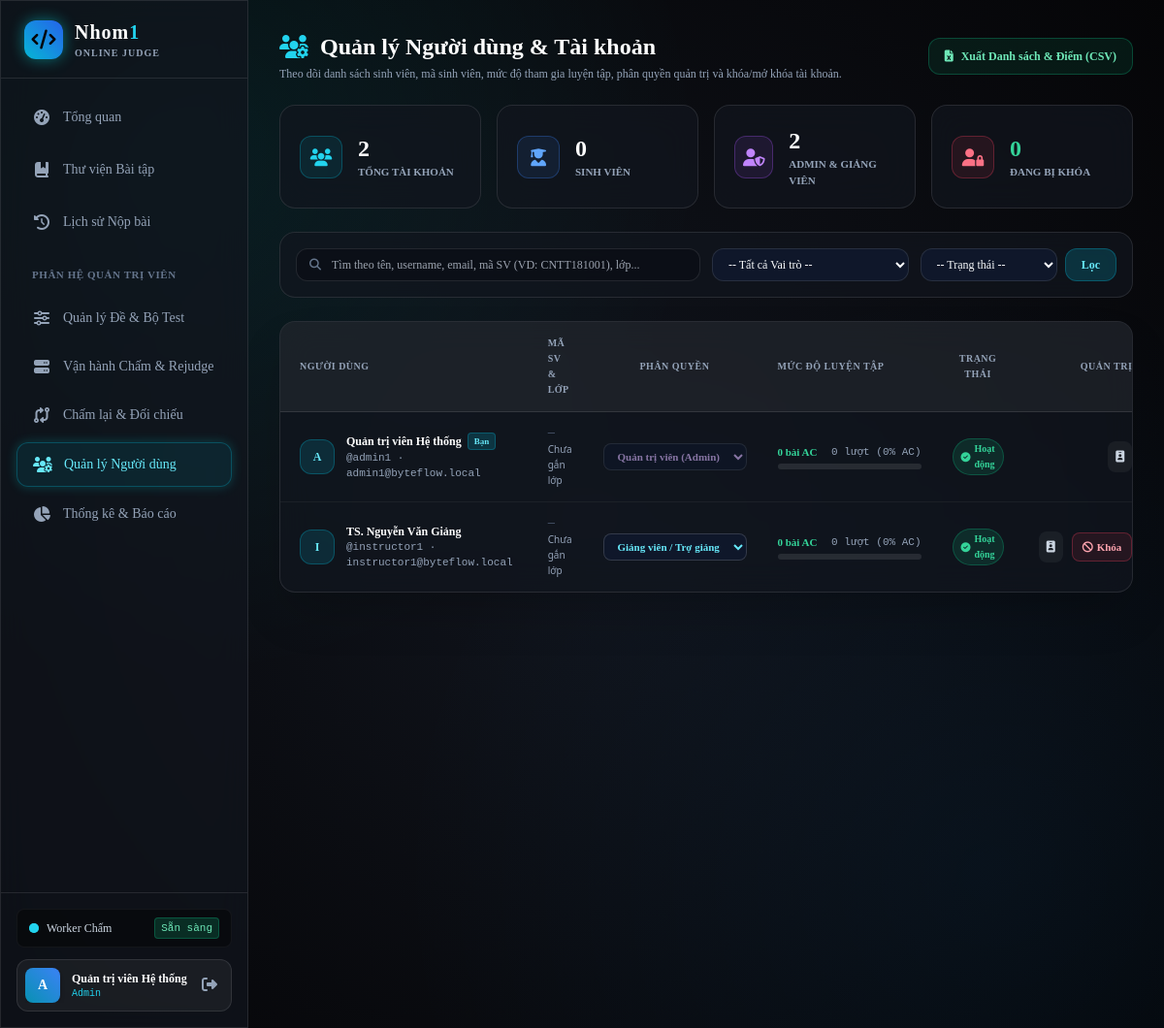
/admin_users.php (signed in), run on the app's committed database.
### tables this page shows
CREATE TABLE `users` (
  `id` INT AUTO_INCREMENT PRIMARY KEY,
  `username` VARCHAR(50) NOT NULL UNIQUE,
  `email` VARCHAR(100) NOT NULL UNIQUE,
  `password_hash` VARCHAR(255) NOT NULL,
  `full_name` VARCHAR(100) NOT NULL,
  `student_code` VARCHAR(30) NULL UNIQUE COMMENT 'Mã số sinh viên (VD: CNTT181001)',
  `class_name` VARCHAR(60) NULL COMMENT 'Lớp sinh viên / học phần (VD: CNTT-18-10)',
  `role` ENUM('learner', 'instructor', 'admin') NOT NULL DEFAULT 'learner',
  `is_locked` TINYINT(1) NOT NULL DEFAULT 0 COMMENT '1 = Tài khoản bị khóa; 0 = Hoạt động',
  `lock_reason` VARCHAR(255) NULL COMMENT 'Lý do khóa tài khoản',
  `last_login_at` DATETIME NULL COMMENT 'Thời điểm đăng nhập gần nhất',
  `created_at` DATETIME NOT NULL DEFAULT CURRENT_TIMESTAMP,
  INDEX `idx_users_role` (`role`),
  INDEX `idx_users_locked` (`is_locked`),
  INDEX `idx_users_class` (`class_name`)
);

### core/Security.php (called while the page is built, shortened)
<?php
class Security
{
    public static function escape(?string $str): string
    {
        return htmlspecialchars($str, ENT_QUOTES | ENT_SUBSTITUTE, 'UTF-8');
    }
}

### core/Auth.php (called while the page is built, shortened)
<?php
class Auth
{
    public static function id(): ?int
    {
        return isset($_SESSION['user_id']) ? (int)$_SESSION['user_id'] : null;
    }
}

### admin_users.php (the view, shortened to what this page needs)
<?php
require_once __DIR__ . '/core/Auth.php';
require_once __DIR__ . '/core/Security.php';
$pdo = getDbConnection();
$currentAdminId = (int)Auth::id();
$q          = trim((string)($_GET['q'] ?? ''));
$where = ['1=1'];
$params = [];
$whereSql = implode(' AND ', $where);
$stmt = $pdo->prepare("
    SELECT
        u.id, u.username, u.email, u.full_name, u.student_code, u.class_name,
        u.role, u.is_locked, u.lock_reason, u.last_login_at, u.created_at,
        (SELECT COUNT(*) FROM submissions s WHERE s.user_id = u.id) AS total_submissions,
        (SELECT COUNT(*) FROM submissions s WHERE s.user_id = u.id AND s.final_verdict = 'AC') AS ac_submissions,
        (SELECT COUNT(DISTINCT s.problem_id) FROM submissions s WHERE s.user_id = u.id AND s.final_verdict = 'AC') AS solved_problems,
        (SELECT MAX(s.submitted_at) FROM submissions s WHERE s.user_id = u.id) AS last_submitted_at
    FROM users u
    WHERE {$whereSql}
    ORDER BY FIELD(u.role, 'admin', 'instructor', 'learner'), u.id ASC
");
$stmt->execute($params);
$users = $stmt->fetchAll(PDO::FETCH_ASSOC);
$kpi = $pdo->query("
    SELECT
        COUNT(*) AS total_users,
        SUM(CASE WHEN role = 'learner' THEN 1 ELSE 0 END) AS total_learners,
        SUM(CASE WHEN role IN ('admin', 'instructor') THEN 1 ELSE 0 END) AS total_staff,
        SUM(CASE WHEN is_locked = 1 THEN 1 ELSE 0 END) AS total_locked
    FROM users
")->fetch(PDO::FETCH_ASSOC);
require_once __DIR__ . '/includes/header.php';
require_once __DIR__ . '/includes/sidebar.php';
?>
<div class="pl-64 min-h-screen flex flex-col w-full">
  <main class="p-8 max-w-7xl w-full mx-auto space-y-6 flex-1">
    <div class="flex flex-col md:flex-row md:items-center justify-between gap-4">
      <div>
        <h1 class="text-2xl font-black text-white flex items-center space-x-3">
          <i class="fa-solid fa-users-gear text-cyan-400"></i>
          <span>Quản lý Người dùng & Tài khoản</span>
        </h1>
        <p class="text-xs text-slate-400 mt-1">
          Theo dõi danh sách sinh viên, mã sinh viên, mức độ tham gia luyện tập, phân quyền quản trị và khóa/mở khóa tài khoản.
        </p>
      </div>
      <a href="/BaiTapLon/api/export_report.php?type=student_summary&format=csv" class="px-4 py-2.5 rounded-xl bg-emerald-500/10 hover:bg-emerald-500/20 text-emerald-300 border border-emerald-500/30 text-xs font-bold inline-flex items-center space-x-2 transition-colors">
        <i class="fa-solid fa-file-excel"></i>
        <span>Xuất Danh sách & Điểm (CSV)</span>
      </a>
    </div>
    <div class="grid grid-cols-1 sm:grid-cols-2 lg:grid-cols-4 gap-4">
      <div class="glass-panel p-5 rounded-2xl border border-white/10 flex items-center space-x-4">
        <div class="w-11 h-11 rounded-xl bg-cyan-500/10 border border-cyan-500/30 text-cyan-400 flex items-center justify-center text-lg">
          <i class="fa-solid fa-users"></i>
        </div>
        <div>
          <div class="text-2xl font-black text-white"><?= (int)$kpi['total_users'] ?></div>
          <div class="text-[11px] text-slate-400 uppercase font-semibold">Tổng tài khoản</div>
        </div>
      </div>
      <div class="glass-panel p-5 rounded-2xl border border-white/10 flex items-center space-x-4">
        <div class="w-11 h-11 rounded-xl bg-blue-500/10 border border-blue-500/30 text-blue-400 flex items-center justify-center text-lg">
          <i class="fa-solid fa-user-graduate"></i>
        </div>
        <div>
          <div class="text-2xl font-black text-white"><?= (int)$kpi['total_learners'] ?></div>
          <div class="text-[11px] text-slate-400 uppercase font-semibold">Sinh viên</div>
        </div>
      </div>
      <div class="glass-panel p-5 rounded-2xl border border-white/10 flex items-center space-x-4">
        <div class="w-11 h-11 rounded-xl bg-purple-500/10 border border-purple-500/30 text-purple-400 flex items-center justify-center text-lg">
          <i class="fa-solid fa-user-shield"></i>
        </div>
        <div>
          <div class="text-2xl font-black text-white"><?= (int)$kpi['total_staff'] ?></div>
          <div class="text-[11px] text-slate-400 uppercase font-semibold">Admin & Giảng viên</div>
        </div>
      </div>
      <div class="glass-panel p-5 rounded-2xl border border-white/10 flex items-center space-x-4">
        <div class="w-11 h-11 rounded-xl bg-rose-500/10 border border-rose-500/30 text-rose-400 flex items-center justify-center text-lg">
          <i class="fa-solid fa-user-lock"></i>
        </div>
        <div>
          <div class="text-2xl font-black <?= (int)$kpi['total_locked'] > 0 ? 'text-rose-400' : 'text-emerald-400' ?>"><?= (int)$kpi['total_locked'] ?></div>
          <div class="text-[11px] text-slate-400 uppercase font-semibold">Đang bị khóa</div>
        </div>
      </div>
    </div>
    <form method="GET" action="" class="glass-panel rounded-2xl p-4 border border-white/10 grid grid-cols-1 md:grid-cols-4 gap-3 text-xs">
      <div class="md:col-span-2 relative">
        <i class="fa-solid fa-magnifying-glass absolute left-3.5 top-1/2 -translate-y-1/2 text-slate-500"></i>
        <input type="text" name="q" value="<?= Security::escape($q) ?>" placeholder="Tìm theo tên, username, email, mã SV (VD: CNTT181001), lớp..."
          class="w-full glass-input rounded-xl py-2 pl-9 pr-3 text-xs">
      </div>
      <div>
        <select name="role" onchange="this.form.submit()" class="w-full glass-input rounded-xl py-2 px-3 bg-slate-900">
          <option value="">-- Tất cả Vai trò --</option>
        </select>
      </div>
      <div class="flex space-x-2">
        <select name="status" onchange="this.form.submit()" class="flex-1 glass-input rounded-xl py-2 px-3 bg-slate-900">
          <option value="">-- Trạng thái --</option>
        </select>
        <button type="submit" class="px-4 py-2 rounded-xl bg-cyan-500/20 hover:bg-cyan-500/30 text-cyan-300 border border-cyan-500/30 font-bold cursor-pointer">Lọc</button>
      </div>
    </form>
    <div class="glass-panel rounded-2xl border border-white/10 overflow-hidden shadow-2xl">
      <div class="overflow-x-auto">
        <table class="w-full text-left border-collapse text-xs">
          <thead>
            <tr class="bg-white/5 text-[10px] uppercase tracking-wider text-slate-400 font-bold border-b border-white/10">
              <th class="py-3.5 px-5">Người dùng</th>
              <th class="py-3.5 px-4">Mã SV & Lớp</th>
              <th class="py-3.5 px-4 text-center">Phân quyền</th>
              <th class="py-3.5 px-4">Mức độ luyện tập</th>
              <th class="py-3.5 px-4 text-center">Trạng thái</th>
              <th class="py-3.5 px-5 text-right">Quản trị</th>
            </tr>
          </thead>
          <tbody class="divide-y divide-white/5">
            <?php if (empty($users)): ?>
              <tr>
                <td colspan="6" class="py-10 text-center text-slate-500">Không tìm thấy tài khoản nào phù hợp.</td>
              </tr>
            <?php else: ?>
              <?php foreach ($users as $u): ?>
                <?php
                  $isSelf = ((int)$u['id'] === $currentAdminId);
                  $isLocked = ((int)$u['is_locked'] === 1);
                  $totalSub = (int)$u['total_submissions'];
                  $acSub = (int)$u['ac_submissions'];
                  $solved = (int)$u['solved_problems'];
                  $acRate = $totalSub > 0 ? round(($acSub / $totalSub) * 100, 1) : 0;
                ?>
                <tr class="hover:bg-white/[0.02] transition-colors <?= $isLocked ? 'bg-rose-500/[0.03]' : '' ?>">
                  <td class="py-3.5 px-5">
                    <div class="flex items-center space-x-3">
                      <div class="w-9 h-9 rounded-xl <?= $isLocked ? 'bg-rose-500/20 border-rose-500/40 text-rose-300' : 'bg-cyan-500/15 border-cyan-500/30 text-cyan-300' ?> border font-bold flex items-center justify-center shrink-0">
                        <?= strtoupper(substr($u['username'], 0, 1)) ?>
                      </div>
                      <div>
                        <div class="font-bold text-white flex items-center space-x-1.5">
                          <span><?= Security::escape($u['full_name']) ?></span>
                          <?php if ($isSelf): ?>
                            <span class="px-1.5 py-0.2 rounded text-[9px] bg-cyan-500/20 text-cyan-300 border border-cyan-500/30">Bạn</span>
                          <?php endif; ?>
                        </div>
                        <div class="text-[11px] text-slate-400 font-mono">
                          @<?= Security::escape($u['username']) ?> · <?= Security::escape($u['email']) ?>
                        </div>
                      </div>
                    </div>
                  </td>
                  <td class="py-3.5 px-4 font-mono">
                    <?php if (!empty($u['student_code'])): ?>
                      <div class="font-bold text-cyan-300"><?= Security::escape($u['student_code']) ?></div>
                    <?php else: ?>
                      <div class="text-slate-600">—</div>
                    <?php endif; ?>
                    <div class="text-[10px] text-slate-400 font-sans"><?= Security::escape($u['class_name'] ?: 'Chưa gắn lớp') ?></div>
                  </td>
                  <td class="py-3.5 px-4 text-center">
                    <select onchange="changeUserRole(<?= (int)$u['id'] ?>, this.value, '<?= Security::escape($u['username']) ?>')"
                      <?= $isSelf ? 'disabled title="Không thể tự hạ quyền của chính mình"' : '' ?>
                      class="px-2.5 py-1.5 rounded-lg bg-slate-900 border border-white/15 text-[11px] font-bold focus:outline-none focus:border-cyan-400 <?= $isSelf ? 'opacity-60 cursor-not-allowed' : 'cursor-pointer' ?> <?= $u['role'] === 'admin' ? 'text-purple-300' : ($u['role'] === 'instructor' ? 'text-cyan-300' : 'text-slate-200') ?>">
                      <option value="instructor" <?= $u['role'] === 'instructor' ? 'selected' : '' ?>>Giảng viên / Trợ giảng</option>
                      <option value="admin" <?= $u['role'] === 'admin' ? 'selected' : '' ?>>Quản trị viên (Admin)</option>
                    </select>
                  </td>
                  <td class="py-3.5 px-4 min-w-[180px]">
                    <div class="flex items-center justify-between text-[11px] mb-1">
                      <span class="text-emerald-400 font-bold"><?= $solved ?> bài AC</span>
                      <span class="text-slate-400 font-mono"><?= $totalSub ?> lượt (<?= $acRate ?>% AC)</span>
                    </div>
                    <div class="w-full h-1.5 bg-white/10 rounded-full overflow-hidden">
                    </div>
                  </td>
                  <td class="py-3.5 px-4 text-center">
                    <?php if ($isLocked): ?>
                      <span class="inline-flex items-center px-2 py-0.5 rounded-full text-[10px] font-bold bg-rose-500/20 text-rose-300 border border-rose-500/30" title="<?= Security::escape((string)$u['lock_reason']) ?>">
                        <i class="fa-solid fa-lock mr-1"></i>Đã khóa
                      </span>
                      <?php if (!empty($u['lock_reason'])): ?>
                        <div class="text-[10px] text-rose-400/80 max-w-[140px] truncate mx-auto mt-0.5" title="<?= Security::escape($u['lock_reason']) ?>">
                          <?= Security::escape($u['lock_reason']) ?>
                        </div>
                      <?php endif; ?>
                    <?php else: ?>
                      <span class="inline-flex items-center px-2 py-0.5 rounded-full text-[10px] font-bold bg-emerald-500/15 text-emerald-400 border border-emerald-500/30">
                        <i class="fa-solid fa-circle-check mr-1"></i>Hoạt động
                      </span>
                    <?php endif; ?>
                  </td>
                  <td class="py-3.5 px-5 text-right space-x-1.5 whitespace-nowrap">
                    <button type="button"
                      onclick='openEditProfileModal(<?= json_encode([
                        "id" => (int)$u["id"],
                        "username" => $u["username"],
                        "full_name" => $u["full_name"],
                        "student_code" => $u["student_code"] ?? "",
                        "class_name" => $u["class_name"] ?? ""
                      ], JSON_HEX_TAG | JSON_HEX_APOS | JSON_HEX_QUOT | JSON_HEX_AMP) ?>)'
                      class="p-2 rounded-lg bg-white/5 hover:bg-white/10 text-slate-300 hover:text-white transition-colors cursor-pointer"
                      title="Sửa Mã SV, Lớp & Họ tên">
                      <i class="fa-solid fa-id-badge"></i>
                    </button>
                    <?php if (!$isSelf): ?>
                      <?php if ($isLocked): ?>
                        <button type="button" onclick="toggleUserLock(<?= (int)$u['id'] ?>, false, '<?= Security::escape($u['username']) ?>')"
                          class="px-2.5 py-1.5 rounded-lg bg-emerald-500/10 hover:bg-emerald-500/20 text-emerald-300 border border-emerald-500/30 text-[11px] font-bold cursor-pointer">
                          <i class="fa-solid fa-lock-open mr-1"></i>Mở khóa
                        </button>
                      <?php else: ?>
                        <button type="button" onclick="openLockModal(<?= (int)$u['id'] ?>, '<?= Security::escape($u['username']) ?>')"
                          class="px-2.5 py-1.5 rounded-lg bg-rose-500/10 hover:bg-rose-500/20 text-rose-300 border border-rose-500/30 text-[11px] font-bold cursor-pointer">
                          <i class="fa-solid fa-ban mr-1"></i>Khóa
                        </button>
                      <?php endif; ?>
                    <?php endif; ?>
                  </td>
                </tr>
              <?php endforeach; ?>
            <?php endif; ?>
          </tbody>
        </table>
      </div>
    </div>
  </main>
</div>
<?php require_once __DIR__ . '/includes/footer.php'; ?>

### assets/css/style.css (style rules this page uses)
:root { --bg-deep: #050507; --bg-card: rgba(18, 22, 31, 0.7); --bg-card-subtle: rgba(25, 30, 42, 0.55); --bg-input: rgba(10, 13, 20, 0.65); --border-glass: rgba(255, 255, 255, 0.1); --border-glass-hover: rgba(0, 255, 255, 0.4); --cyan-accent: #00FFFF; --cyan-glow: rgba(0, 255, 255, 0.35); --font-sans: 'Times New Roman', Times, serif; --font-mono: 'JetBrains Mono', monospace; }
body { font-family: var(--font-sans); background-color: var(--bg-deep); color: #E2E8F0; overflow-x: hidden; min-height: 100vh; }
.glass-panel { background: var(--bg-card); backdrop-filter: blur(16px); -webkit-backdrop-filter: blur(16px); border: 1px solid var(--border-glass); }
.glass-input { background: var(--bg-input); border: 1px solid var(--border-glass); color: #F8FAFC; transition: all 0.2s ease; }

### data on the page
users: username "A", full_name "Quản trị viên Hệ thống", shows "Bạn", username "admin1", email "admin1@byteflow.local", class_name "Chưa gắn lớp", role+id+username "Quản trị viên (Admin)", solved "0", totalSub "0", acRate "0", is_locked 0 (drawn)
users: username "I", full_name "TS. Nguyễn Văn Giảng", username "instructor1", email "instructor1@byteflow.local", class_name "Chưa gắn lớp", role+id+username "Giảng viên / Trợ giảng", solved "0", totalSub "0", acRate "0", is_locked 0 (drawn)

### other printed values
substr($currentUser['username'], 0, 1) "A"
Security::escape($currentUser['full_name']) "Quản trị viên Hệ thống"
Security::escape($currentUser['role']) "Admin"
$kpi['total_users'] "2"
$kpi['total_learners'] "0"
$kpi['total_staff'] "2"
$kpi['total_locked'] "0"
